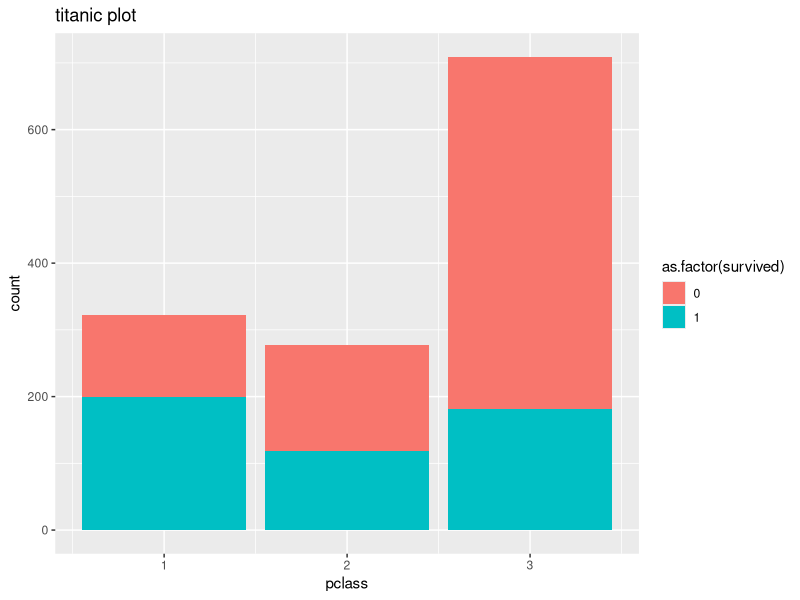
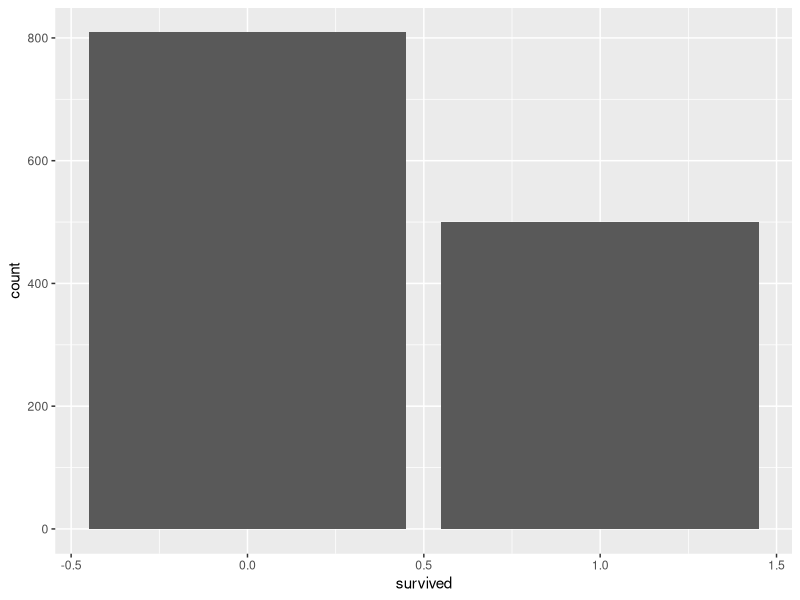
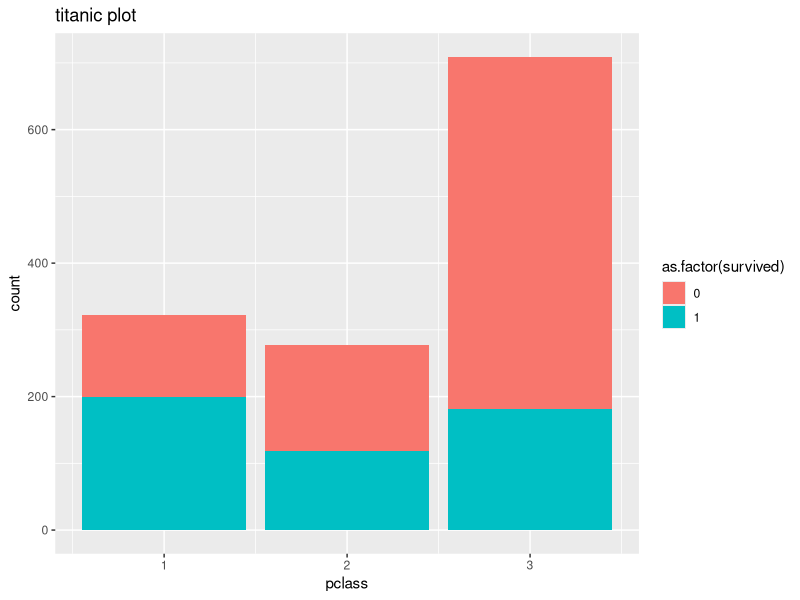

Here is the R script that generated these plots, in order:
library(readr)
library(ggplot2)

data <- readr::read_csv("data/titanic_clean.csv")

# eda

ggplot(data = data, aes(x = pclass, fill = as.factor(survived))) +
  geom_bar() + 
  ggtitle("titanic plot")

ggsave("output/titanic1.png")

ggplot(data, aes(x = survived)) +
  geom_bar()